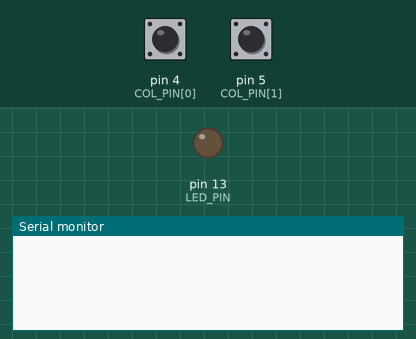
This sketch was run on a simulated Arduino Leonardo, built with avr-gcc and run on an emulated ATmega32U4. On the bench: output pins drawn as LEDs (lit = HIGH), the last lines printed to the serial monitor. The inputs (shaded band) are chosen by the test bench; at power-on: pin 5 (COL_PIN[1]) HIGH, pin 4 (COL_PIN[0]) HIGH. USB keyboard and mouse output is not drawn; pins used as bus, display or sensor lines are not drawn.

Above: at 1.2 s.
1.3 s: pin 5 (COL_PIN[1]) pulled LOW for 1 s
At 2.7 s:
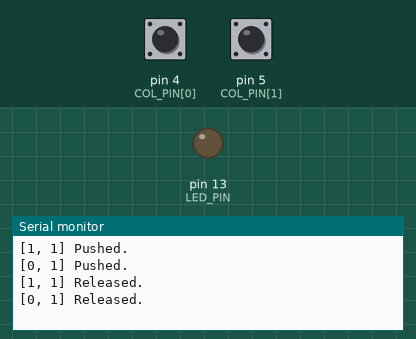
3.8 s: pin 5 (COL_PIN[1]) pulled LOW for 3.2 s
At 5.1 s:
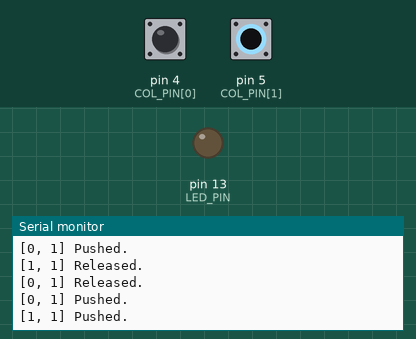
8.5 s: pin 4 (COL_PIN[0]) pulled LOW for 3.2 s
At 9.9 s:
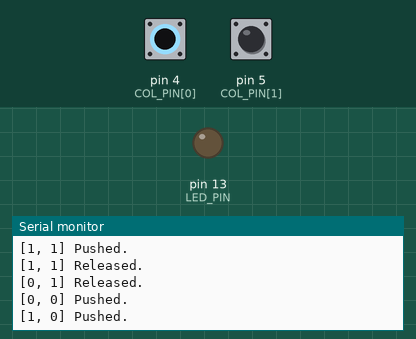

Measured:
- after the input at 1.3 s, the serial monitor: prints a new line at once (image 1)
- after the input at 8.5 s, the serial monitor: prints a new line at once (image 3)

The sketch:

2x2_keyboard_test.ino
```cpp
#include <Bounce2.h>
#include <Keyboard.h>

const int ROW_NUM = 2;
const int COL_NUM = 2;
const int ROW_PIN[ROW_NUM] = { 3, 2 };
const int COL_PIN[COL_NUM] = { 4, 5 };

Bounce * debounce[ROW_NUM] = { new Bounce[COL_NUM], new Bounce[COL_NUM] };

const int KEY_MAP[ROW_NUM][COL_NUM] = {
  { KEY_A, KEY_B },
  { KEY_1, KEY_2 }
};

const int LED_PIN = 13;
int ledState = LOW;

void setup() {
  for (int row = 0; row < ROW_NUM; row++) {
    pinMode(ROW_PIN[row], OUTPUT);
  }

  for (int col = 0; col < COL_NUM; col++) {
    pinMode(COL_PIN[col], INPUT_PULLUP);
  }

  for (int row = 0; row < ROW_NUM; row++) {
    for (int col = 0; col < COL_NUM; col++) {
      debounce[row][col].attach(COL_PIN[col]);
      debounce[row][col].interval(25);
    }
    digitalWrite(ROW_PIN[row], HIGH);
  }

  pinMode(LED_PIN, OUTPUT);
  digitalWrite(LED_PIN, ledState);

  Serial.begin(9600);
  Keyboard.begin();
}

void loop() {
  bool needToToggleLed = false;

  for (int row = 0; row < ROW_NUM; row++) {
    digitalWrite(ROW_PIN[row], LOW);

    for (int col = 0; col < COL_NUM; col++) {
      debounce[row][col].update();
      if (debounce[row][col].fell()) {
        Serial.print("[");
        Serial.print(row);
        Serial.print(", ");
        Serial.print(col);
        Serial.print("] ");
        Serial.println("Pushed.");
        Keyboard.press(KEY_MAP[row][col]);
        needToToggleLed = true;
      } else if (debounce[row][col].rose()) {
        Serial.print("[");
        Serial.print(row);
        Serial.print(", ");
        Serial.print(col);
        Serial.print("] ");
        Serial.println("Released.");
        Keyboard.release(KEY_MAP[row][col]);
        needToToggleLed = true;
      }
      if (needToToggleLed) {
        ledState = !ledState;
        digitalWrite(LED_PIN, ledState);
        needToToggleLed = false;
      }
    }
    digitalWrite(ROW_PIN[row], HIGH);
  }
}
```
